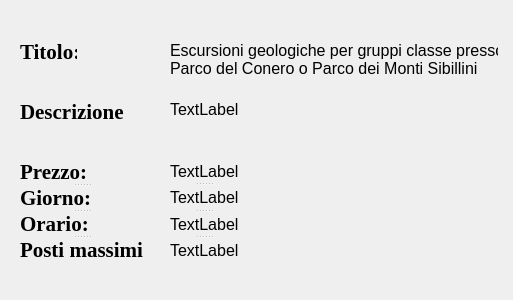
<?xml version="1.0" encoding="UTF-8"?>
<ui version="4.0">
 <class>Attivita</class>
 <widget class="QWidget" name="Attivita">
  <property name="geometry">
   <rect>
    <x>0</x>
    <y>0</y>
    <width>513</width>
    <height>300</height>
   </rect>
  </property>
  <property name="windowTitle">
   <string>Form</string>
  </property>
  <widget class="QLabel" name="label_1">
   <property name="geometry">
    <rect>
     <x>170</x>
     <y>40</y>
     <width>328</width>
     <height>38</height>
    </rect>
   </property>
   <property name="font">
    <font>
     <pointsize>12</pointsize>
    </font>
   </property>
   <property name="text">
    <string>Escursioni geologiche per gruppi classe presso
Parco del Conero o Parco dei Monti Sibillini</string>
   </property>
   <property name="textFormat">
    <enum>Qt::PlainText</enum>
   </property>
   <property name="scaledContents">
    <bool>true</bool>
   </property>
  </widget>
  <widget class="QLabel" name="label">
   <property name="geometry">
    <rect>
     <x>20</x>
     <y>40</y>
     <width>57</width>
     <height>23</height>
    </rect>
   </property>
   <property name="font">
    <font>
     <family>Times New Roman</family>
     <pointsize>16</pointsize>
     <weight>75</weight>
     <bold>true</bold>
    </font>
   </property>
   <property name="text">
    <string>Titolo:</string>
   </property>
  </widget>
  <widget class="QLabel" name="label_5">
   <property name="geometry">
    <rect>
     <x>20</x>
     <y>100</y>
     <width>105</width>
     <height>23</height>
    </rect>
   </property>
   <property name="font">
    <font>
     <family>Times New Roman</family>
     <pointsize>16</pointsize>
     <weight>75</weight>
     <bold>true</bold>
    </font>
   </property>
   <property name="text">
    <string>Descrizione:</string>
   </property>
  </widget>
  <widget class="QLabel" name="label_11">
   <property name="geometry">
    <rect>
     <x>170</x>
     <y>100</y>
     <width>68</width>
     <height>19</height>
    </rect>
   </property>
   <property name="font">
    <font>
     <pointsize>12</pointsize>
    </font>
   </property>
   <property name="text">
    <string>TextLabel</string>
   </property>
  </widget>
  <widget class="QSplitter" name="splitter">
   <property name="geometry">
    <rect>
     <x>20</x>
     <y>161</y>
     <width>123</width>
     <height>101</height>
    </rect>
   </property>
   <property name="font">
    <font>
     <weight>75</weight>
     <bold>true</bold>
    </font>
   </property>
   <property name="orientation">
    <enum>Qt::Vertical</enum>
   </property>
   <widget class="QLabel" name="label_7">
    <property name="font">
     <font>
      <family>Times New Roman</family>
      <pointsize>16</pointsize>
      <weight>75</weight>
      <bold>true</bold>
     </font>
    </property>
    <property name="text">
     <string>Prezzo:</string>
    </property>
   </widget>
   <widget class="QLabel" name="label_8">
    <property name="font">
     <font>
      <family>Times New Roman</family>
      <pointsize>16</pointsize>
      <weight>75</weight>
      <bold>true</bold>
     </font>
    </property>
    <property name="text">
     <string>Giorno:</string>
    </property>
   </widget>
   <widget class="QLabel" name="label_9">
    <property name="font">
     <font>
      <family>Times New Roman</family>
      <pointsize>16</pointsize>
      <weight>75</weight>
      <bold>true</bold>
     </font>
    </property>
    <property name="text">
     <string>Orario:</string>
    </property>
   </widget>
   <widget class="QLabel" name="label_10">
    <property name="font">
     <font>
      <family>Times New Roman</family>
      <pointsize>16</pointsize>
      <weight>75</weight>
      <bold>true</bold>
     </font>
    </property>
    <property name="text">
     <string>Posti massimi:</string>
    </property>
   </widget>
  </widget>
  <widget class="QSplitter" name="splitter_2">
   <property name="geometry">
    <rect>
     <x>170</x>
     <y>160</y>
     <width>68</width>
     <height>101</height>
    </rect>
   </property>
   <property name="orientation">
    <enum>Qt::Vertical</enum>
   </property>
   <widget class="QLabel" name="label_2">
    <property name="font">
     <font>
      <pointsize>12</pointsize>
     </font>
    </property>
    <property name="text">
     <string>TextLabel</string>
    </property>
   </widget>
   <widget class="QLabel" name="label_3">
    <property name="font">
     <font>
      <pointsize>12</pointsize>
     </font>
    </property>
    <property name="text">
     <string>TextLabel</string>
    </property>
   </widget>
   <widget class="QLabel" name="label_4">
    <property name="font">
     <font>
      <pointsize>12</pointsize>
     </font>
    </property>
    <property name="text">
     <string>TextLabel</string>
    </property>
   </widget>
   <widget class="QLabel" name="label_6">
    <property name="font">
     <font>
      <pointsize>12</pointsize>
     </font>
    </property>
    <property name="text">
     <string>TextLabel</string>
    </property>
   </widget>
  </widget>
 </widget>
 <resources/>
 <connections/>
</ui>
